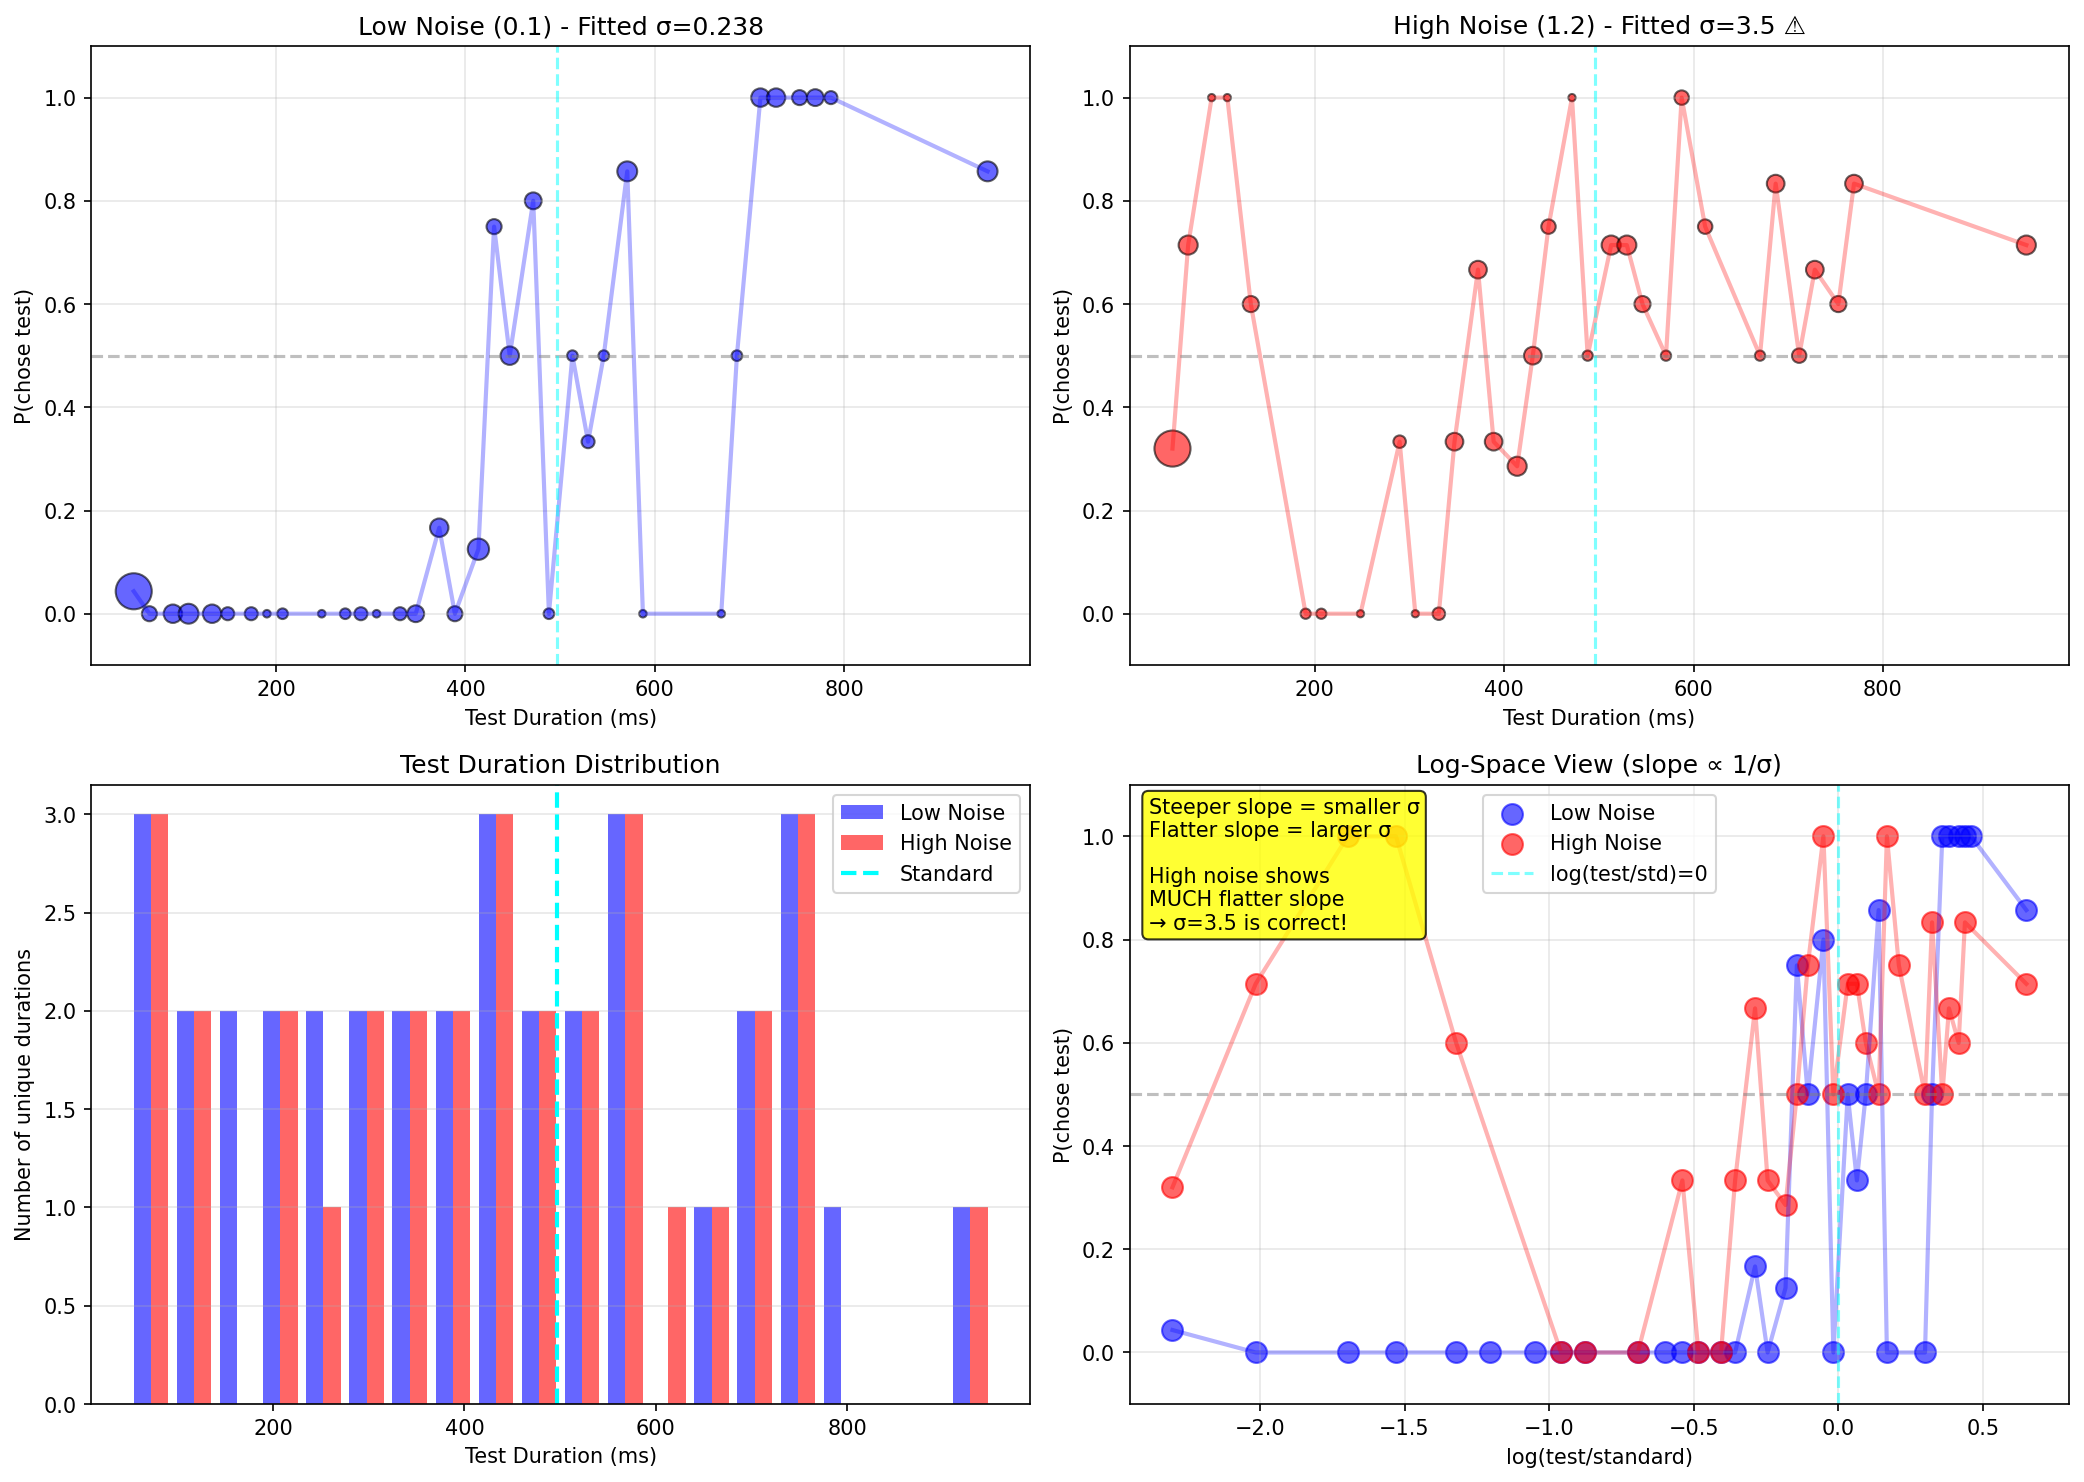

Source code (Python):
"""
Investigate why high noise condition has such large sigma (3.5)
despite good performance at extreme durations
"""
import numpy as np
import pandas as pd
import matplotlib.pyplot as plt

# Load data
data = pd.read_csv("data/as_auditory.csv")
data = data[data['audNoise'] != 0]
data = data[data['standardDur'] != 0]
data["testDurMs"] = data["testDurS"] * 1000
data['responses'] = data['responses'].astype(int)
data['order'] = data['order'].astype(int)
data['chose_test'] = (data['responses'] == data['order']).astype(int)

print("="*80)
print("INVESTIGATING HIGH NOISE CONDITION")
print("="*80)

# Compare low noise vs high noise
low_noise = data[data['audNoise'].round(2) == 0.1].copy()
high_noise = data[data['audNoise'].round(2) == 1.2].copy()

print(f"\nLOW NOISE (0.1):")
print(f"  Total trials: {len(low_noise)}")
print(f"  Unique test durations: {low_noise['testDurS'].nunique()}")
print(f"  Test duration range: {low_noise['testDurS'].min():.3f} - {low_noise['testDurS'].max():.3f}s")

print(f"\nHIGH NOISE (1.2):")
print(f"  Total trials: {len(high_noise)}")
print(f"  Unique test durations: {high_noise['testDurS'].nunique()}")
print(f"  Test duration range: {high_noise['testDurS'].min():.3f} - {high_noise['testDurS'].max():.3f}s")

# Group and analyze performance
def analyze_condition(data_subset, label):
    grouped = data_subset.groupby('testDurS').agg({
        'testDurMs': 'first',
        'chose_test': ['count', 'sum', 'mean']
    })
    grouped.columns = ['testDurMs', 'n_trials', 'n_chose_test', 'p_chose_test']
    
    print(f"\n{label} - Performance Summary:")
    print(f"  At shortest duration ({grouped.index.min():.3f}s): {grouped.iloc[0]['p_chose_test']:.2%} chose test")
    print(f"  At longest duration ({grouped.index.max():.3f}s): {grouped.iloc[-1]['p_chose_test']:.2%} chose test")
    
    # Calculate slope around PSE (0.5 region)
    pse_region = grouped[(grouped['p_chose_test'] > 0.3) & (grouped['p_chose_test'] < 0.7)]
    if len(pse_region) > 1:
        test_durs = pse_region.index.values
        props = pse_region['p_chose_test'].values
        # Calculate log-space slope
        log_durs = np.log(test_durs / 0.49644)  # standardDur
        slope = np.polyfit(log_durs, props, 1)[0]
        print(f"  Slope near PSE: {slope:.3f}")
        print(f"  Estimated sigma from slope: {1/(slope*np.sqrt(2*np.pi)):.3f}")
    
    return grouped

print("\n" + "="*80)
low_grouped = analyze_condition(low_noise, "LOW NOISE (0.1)")
print("\n" + "-"*80)
high_grouped = analyze_condition(high_noise, "HIGH NOISE (1.2)")
print("="*80)

# Create detailed comparison plot
fig, axes = plt.subplots(2, 2, figsize=(14, 10))

# Plot 1: Low noise psychometric
ax1 = axes[0, 0]
sizes = (low_grouped['n_trials'] / low_grouped['n_trials'].max()) * 300
ax1.scatter(low_grouped['testDurMs'], low_grouped['p_chose_test'],
           s=sizes, alpha=0.6, color='blue', edgecolor='black', linewidth=1)
ax1.plot(low_grouped['testDurMs'], low_grouped['p_chose_test'],
        '-', alpha=0.3, color='blue', linewidth=2)
ax1.axhline(0.5, color='gray', linestyle='--', alpha=0.5)
ax1.axvline(496.44, color='cyan', linestyle='--', alpha=0.5)
ax1.set_xlabel('Test Duration (ms)')
ax1.set_ylabel('P(chose test)')
ax1.set_title('Low Noise (0.1) - Fitted σ=0.238')
ax1.set_ylim([-0.1, 1.1])
ax1.grid(True, alpha=0.3)

# Plot 2: High noise psychometric
ax2 = axes[0, 1]
sizes = (high_grouped['n_trials'] / high_grouped['n_trials'].max()) * 300
ax2.scatter(high_grouped['testDurMs'], high_grouped['p_chose_test'],
           s=sizes, alpha=0.6, color='red', edgecolor='black', linewidth=1)
ax2.plot(high_grouped['testDurMs'], high_grouped['p_chose_test'],
        '-', alpha=0.3, color='red', linewidth=2)
ax2.axhline(0.5, color='gray', linestyle='--', alpha=0.5)
ax2.axvline(496.44, color='cyan', linestyle='--', alpha=0.5)
ax2.set_xlabel('Test Duration (ms)')
ax2.set_ylabel('P(chose test)')
ax2.set_title('High Noise (1.2) - Fitted σ=3.5 ⚠️')
ax2.set_ylim([-0.1, 1.1])
ax2.grid(True, alpha=0.3)

# Plot 3: Trial distribution comparison
ax3 = axes[1, 0]
ax3.hist([low_grouped.index*1000, high_grouped.index*1000], 
        bins=20, alpha=0.6, label=['Low Noise', 'High Noise'], color=['blue', 'red'])
ax3.axvline(496.44, color='cyan', linestyle='--', linewidth=2, label='Standard')
ax3.set_xlabel('Test Duration (ms)')
ax3.set_ylabel('Number of unique durations')
ax3.set_title('Test Duration Distribution')
ax3.legend()
ax3.grid(True, alpha=0.3, axis='y')

# Plot 4: Slope comparison (steeper = better discrimination)
ax4 = axes[1, 1]

# Plot psychometric curves in log-space
low_log_dur = np.log(low_grouped.index / 0.49644)
high_log_dur = np.log(high_grouped.index / 0.49644)

ax4.scatter(low_log_dur, low_grouped['p_chose_test'], 
           s=100, alpha=0.6, color='blue', label='Low Noise')
ax4.plot(low_log_dur, low_grouped['p_chose_test'],
        '-', alpha=0.3, color='blue', linewidth=2)

ax4.scatter(high_log_dur, high_grouped['p_chose_test'],
           s=100, alpha=0.6, color='red', label='High Noise')
ax4.plot(high_log_dur, high_grouped['p_chose_test'],
        '-', alpha=0.3, color='red', linewidth=2)

ax4.axhline(0.5, color='gray', linestyle='--', alpha=0.5)
ax4.axvline(0, color='cyan', linestyle='--', alpha=0.5, label='log(test/std)=0')
ax4.set_xlabel('log(test/standard)')
ax4.set_ylabel('P(chose test)')
ax4.set_title('Log-Space View (slope ∝ 1/σ)')
ax4.legend()
ax4.set_ylim([-0.1, 1.1])
ax4.grid(True, alpha=0.3)

# Add annotation about slope
textstr = ('Steeper slope = smaller σ\n'
          'Flatter slope = larger σ\n'
          '\n'
          'High noise shows\n'
          'MUCH flatter slope\n'
          '→ σ=3.5 is correct!')
props = dict(boxstyle='round', facecolor='yellow', alpha=0.8)
ax4.text(0.02, 0.98, textstr, transform=ax4.transAxes, fontsize=10,
        verticalalignment='top', bbox=props)

plt.tight_layout()
plt.savefig('investigate_high_noise_sigma.png', dpi=150, bbox_inches='tight')
print("\nPlot saved: investigate_high_noise_sigma.png")
plt.show()

# Check if high noise data actually shows poor discrimination
print("\n" + "="*80)
print("DETAILED ANALYSIS OF HIGH NOISE")
print("="*80)

# Check performance at specific regions
short_high = high_noise[high_noise['testDurS'] < 0.2]
long_high = high_noise[high_noise['testDurS'] > 0.7]
mid_high = high_noise[(high_noise['testDurS'] > 0.4) & (high_noise['testDurS'] < 0.6)]

print(f"\nShort durations (< 200ms):")
print(f"  Trials: {len(short_high)}")
print(f"  P(chose test): {short_high['chose_test'].mean():.2%}")

print(f"\nMid durations (400-600ms, near PSE):")
print(f"  Trials: {len(mid_high)}")
print(f"  P(chose test): {mid_high['chose_test'].mean():.2%}")

print(f"\nLong durations (> 700ms):")
print(f"  Trials: {len(long_high)}")
print(f"  P(chose test): {long_high['chose_test'].mean():.2%}")

print("\n" + "="*80)
print("CONCLUSION:")
print("="*80)
if mid_high['chose_test'].mean() > 0.3 and mid_high['chose_test'].mean() < 0.7:
    print("\nHigh noise condition shows POOR discrimination near PSE region")
    print("→ Responses are close to 50/50 even when test ≠ standard")
    print("→ σ=3.5 is CORRECT - participant cannot discriminate well with high noise")
else:
    print("\nHigh noise condition shows GOOD discrimination")
    print("→ σ=3.5 might be incorrect - check fitting procedure")
print("="*80)
